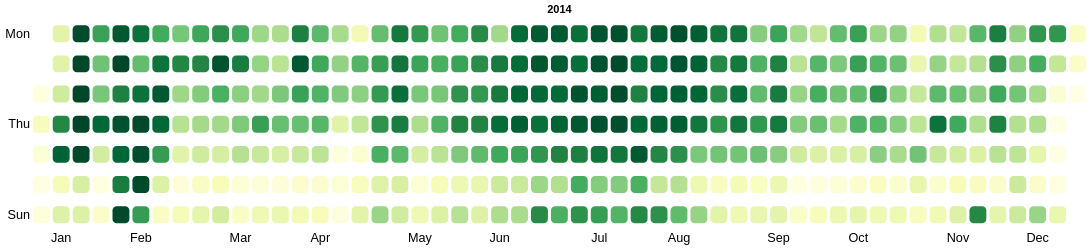

Notebook cell for this chart:
### Code cell
import lesley

ts = df[(df.index > datetime.datetime(2014, 1, 1)) & (df.index < datetime.datetime(2015, 1, 1))]["Demand"].resample("D").sum()

dates = ts.index
data = ts.values

lesley.cal_heatmap(dates, data)

### Figure 1 — Vega-Lite specification as saved in the notebook (floating-point values rounded to 4 significant figures; data arrays with more than 128 entries replaced by an {"elided": "..."} marker saying what was removed)
{"config": {"view": {"continuousWidth": 300, "continuousHeight": 300, "stroke": null}, "axis": {"grid": false}, "mark": {"filled": true, "strokeOpacity": 0, "strokeWidth": 0}, "scale": {"rectBandPaddingInner": 0.1}}, "data": {"name": "data-35b1569728e20d8c9e688de55fda1e73"}, "mark": {"type": "rect", "cornerRadius": 5.0, "height": 20.0, "width": 20.0}, "encoding": {"color": {"field": "values", "legend": null, "scale": {"domain": {"elided": "365 float values"}, "range": {"elided": "365 str values"}}, "type": "quantitative"}, "tooltip": [{"field": "dates", "title": "Date", "type": "temporal"}, {"field": "values", "title": "Value", "type": "quantitative"}], "x": {"axis": {"domain": false, "labelAngle": 0, "labelExpr": "datum.label == 'Week 01' ? 'Jan': datum.label == 'Week 05' ? 'Feb': datum.label == 'Week 10' ? 'Mar': datum.label == 'Week 14' ? 'Apr': datum.label == 'Week 19' ? 'May': datum.label == 'Week 23' ? 'Jun': datum.label == 'Week 28' ? 'Jul': datum.label == 'Week 32' ? 'Aug': datum.label == 'Week 37' ? 'Sep': datum.label == 'Week 41' ? 'Oct': datum.label == 'Week 46' ? 'Nov': datum.label == 'Week 50' ? 'Dec':  ''", "labelFontSize": 15, "tickSize": 0, "title": ""}, "field": "weeks", "type": "nominal"}, "y": {"axis": {"domain": false, "labelFontSize": 15, "tickSize": 0, "title": "", "values": ["Mon", "Thu", "Sun"]}, "field": "days", "sort": ["Mon", "Tue", "Wed", "Thu", "Fri", "Sat", "Sun"], "type": "nominal"}}, "height": 250, "title": "2014", "width": 1250, "$schema": "https://vega.github.io/schema/vega-lite/v5.20.1.json", "datasets": {"data-35b1569728e20d8c9e688de55fda1e73": {"elided": "365 records"}}}
